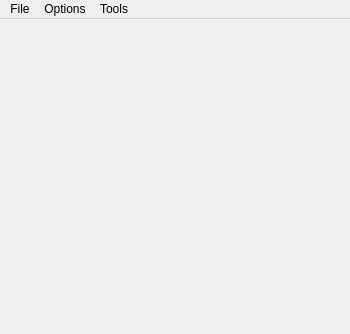
<?xml version="1.0" encoding="UTF-8"?>
<ui version="4.0">
 <class>MainWindow</class>
 <widget class="QMainWindow" name="MainWindow">
  <property name="geometry">
   <rect>
    <x>0</x>
    <y>0</y>
    <width>350</width>
    <height>334</height>
   </rect>
  </property>
  <property name="sizePolicy">
   <sizepolicy hsizetype="Preferred" vsizetype="Preferred">
    <horstretch>0</horstretch>
    <verstretch>0</verstretch>
   </sizepolicy>
  </property>
  <property name="acceptDrops">
   <bool>true</bool>
  </property>
  <property name="windowTitle">
   <string>Gameboy</string>
  </property>
  <property name="locale">
   <locale language="English" country="UnitedStates"/>
  </property>
  <widget class="QWidget" name="centralwidget"/>
  <widget class="QMenuBar" name="menubar">
   <property name="geometry">
    <rect>
     <x>0</x>
     <y>0</y>
     <width>350</width>
     <height>21</height>
    </rect>
   </property>
   <widget class="QMenu" name="menuFile">
    <property name="locale">
     <locale language="English" country="UnitedStates"/>
    </property>
    <property name="title">
     <string>File</string>
    </property>
    <addaction name="actionOpen"/>
    <addaction name="actionContinue"/>
    <addaction name="actionPause"/>
    <addaction name="actionReset"/>
   </widget>
   <widget class="QMenu" name="menuOptions">
    <property name="title">
     <string>Options</string>
    </property>
    <widget class="QMenu" name="menuVideo">
     <property name="title">
      <string>Video</string>
     </property>
     <addaction name="action1x"/>
     <addaction name="action2x"/>
     <addaction name="action4x"/>
     <addaction name="action6x"/>
     <addaction name="separator"/>
     <addaction name="actionDMGColors"/>
    </widget>
    <addaction name="menuVideo"/>
   </widget>
   <widget class="QMenu" name="menuTools">
    <property name="title">
     <string>Tools</string>
    </property>
    <addaction name="actionDebugger"/>
   </widget>
   <addaction name="menuFile"/>
   <addaction name="menuOptions"/>
   <addaction name="menuTools"/>
  </widget>
  <action name="actionOpen">
   <property name="text">
    <string>Open...</string>
   </property>
  </action>
  <action name="action1x">
   <property name="checkable">
    <bool>true</bool>
   </property>
   <property name="checked">
    <bool>false</bool>
   </property>
   <property name="text">
    <string>1x</string>
   </property>
  </action>
  <action name="action2x">
   <property name="checkable">
    <bool>true</bool>
   </property>
   <property name="text">
    <string>2x</string>
   </property>
  </action>
  <action name="action4x">
   <property name="checkable">
    <bool>true</bool>
   </property>
   <property name="checked">
    <bool>true</bool>
   </property>
   <property name="text">
    <string>4x</string>
   </property>
  </action>
  <action name="action6x">
   <property name="checkable">
    <bool>true</bool>
   </property>
   <property name="text">
    <string>6x</string>
   </property>
  </action>
  <action name="actionContinue">
   <property name="enabled">
    <bool>false</bool>
   </property>
   <property name="text">
    <string>Continue</string>
   </property>
  </action>
  <action name="actionPause">
   <property name="enabled">
    <bool>false</bool>
   </property>
   <property name="text">
    <string>Pause</string>
   </property>
  </action>
  <action name="actionStop">
   <property name="text">
    <string>Stop</string>
   </property>
  </action>
  <action name="actionDebugger">
   <property name="text">
    <string>Debugger</string>
   </property>
  </action>
  <action name="actionReset">
   <property name="enabled">
    <bool>false</bool>
   </property>
   <property name="text">
    <string>Reset</string>
   </property>
  </action>
  <action name="actionDMGColors">
   <property name="checkable">
    <bool>true</bool>
   </property>
   <property name="checked">
    <bool>true</bool>
   </property>
   <property name="text">
    <string>DMG Colors</string>
   </property>
  </action>
 </widget>
 <resources/>
 <connections>
  <connection>
   <sender>action1x</sender>
   <signal>triggered()</signal>
   <receiver>MainWindow</receiver>
   <slot>scale1x()</slot>
   <hints>
    <hint type="sourcelabel">
     <x>-1</x>
     <y>-1</y>
    </hint>
    <hint type="destinationlabel">
     <x>79</x>
     <y>82</y>
    </hint>
   </hints>
  </connection>
  <connection>
   <sender>action2x</sender>
   <signal>triggered()</signal>
   <receiver>MainWindow</receiver>
   <slot>scale2x()</slot>
   <hints>
    <hint type="sourcelabel">
     <x>-1</x>
     <y>-1</y>
    </hint>
    <hint type="destinationlabel">
     <x>79</x>
     <y>82</y>
    </hint>
   </hints>
  </connection>
  <connection>
   <sender>action4x</sender>
   <signal>triggered()</signal>
   <receiver>MainWindow</receiver>
   <slot>scale4x()</slot>
   <hints>
    <hint type="sourcelabel">
     <x>-1</x>
     <y>-1</y>
    </hint>
    <hint type="destinationlabel">
     <x>79</x>
     <y>82</y>
    </hint>
   </hints>
  </connection>
  <connection>
   <sender>action6x</sender>
   <signal>triggered()</signal>
   <receiver>MainWindow</receiver>
   <slot>scale6x()</slot>
   <hints>
    <hint type="sourcelabel">
     <x>-1</x>
     <y>-1</y>
    </hint>
    <hint type="destinationlabel">
     <x>79</x>
     <y>82</y>
    </hint>
   </hints>
  </connection>
  <connection>
   <sender>actionOpen</sender>
   <signal>triggered()</signal>
   <receiver>MainWindow</receiver>
   <slot>loadROM()</slot>
   <hints>
    <hint type="sourcelabel">
     <x>-1</x>
     <y>-1</y>
    </hint>
    <hint type="destinationlabel">
     <x>174</x>
     <y>166</y>
    </hint>
   </hints>
  </connection>
  <connection>
   <sender>actionContinue</sender>
   <signal>triggered()</signal>
   <receiver>MainWindow</receiver>
   <slot>continueEmulation()</slot>
   <hints>
    <hint type="sourcelabel">
     <x>-1</x>
     <y>-1</y>
    </hint>
    <hint type="destinationlabel">
     <x>174</x>
     <y>166</y>
    </hint>
   </hints>
  </connection>
  <connection>
   <sender>actionPause</sender>
   <signal>triggered()</signal>
   <receiver>MainWindow</receiver>
   <slot>pauseEmulation()</slot>
   <hints>
    <hint type="sourcelabel">
     <x>-1</x>
     <y>-1</y>
    </hint>
    <hint type="destinationlabel">
     <x>174</x>
     <y>166</y>
    </hint>
   </hints>
  </connection>
  <connection>
   <sender>actionDebugger</sender>
   <signal>triggered()</signal>
   <receiver>MainWindow</receiver>
   <slot>debugger()</slot>
   <hints>
    <hint type="sourcelabel">
     <x>-1</x>
     <y>-1</y>
    </hint>
    <hint type="destinationlabel">
     <x>174</x>
     <y>166</y>
    </hint>
   </hints>
  </connection>
  <connection>
   <sender>actionReset</sender>
   <signal>triggered()</signal>
   <receiver>MainWindow</receiver>
   <slot>reset()</slot>
   <hints>
    <hint type="sourcelabel">
     <x>-1</x>
     <y>-1</y>
    </hint>
    <hint type="destinationlabel">
     <x>174</x>
     <y>166</y>
    </hint>
   </hints>
  </connection>
  <connection>
   <sender>actionDMGColors</sender>
   <signal>toggled(bool)</signal>
   <receiver>MainWindow</receiver>
   <slot>useDMGColors(bool)</slot>
   <hints>
    <hint type="sourcelabel">
     <x>-1</x>
     <y>-1</y>
    </hint>
    <hint type="destinationlabel">
     <x>174</x>
     <y>166</y>
    </hint>
   </hints>
  </connection>
 </connections>
 <slots>
  <slot>scale1x()</slot>
  <slot>scale2x()</slot>
  <slot>scale4x()</slot>
  <slot>scale6x()</slot>
  <slot>loadROM()</slot>
  <slot>continueEmulation()</slot>
  <slot>pauseEmulation()</slot>
  <slot>debugger()</slot>
  <slot>reset()</slot>
  <slot>useDMGColors(bool)</slot>
  <slot>paused()</slot>
  <slot>resumed()</slot>
 </slots>
</ui>
